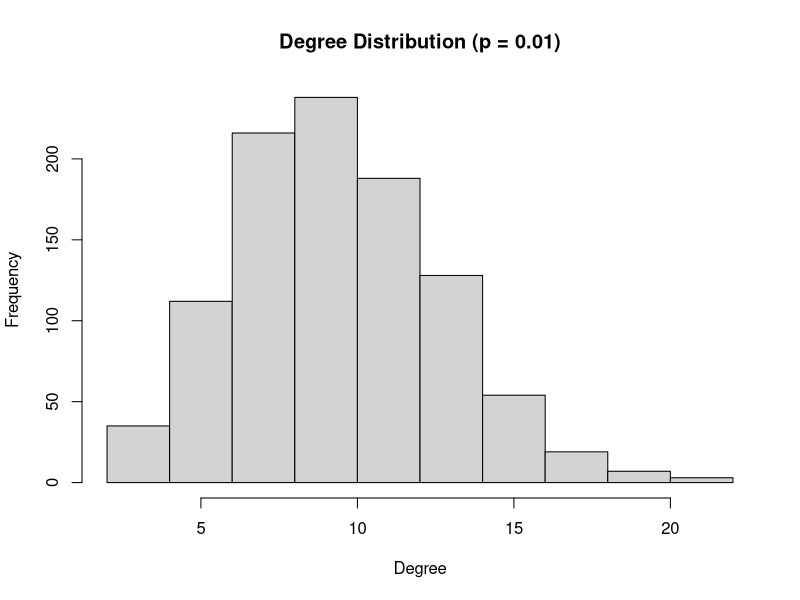
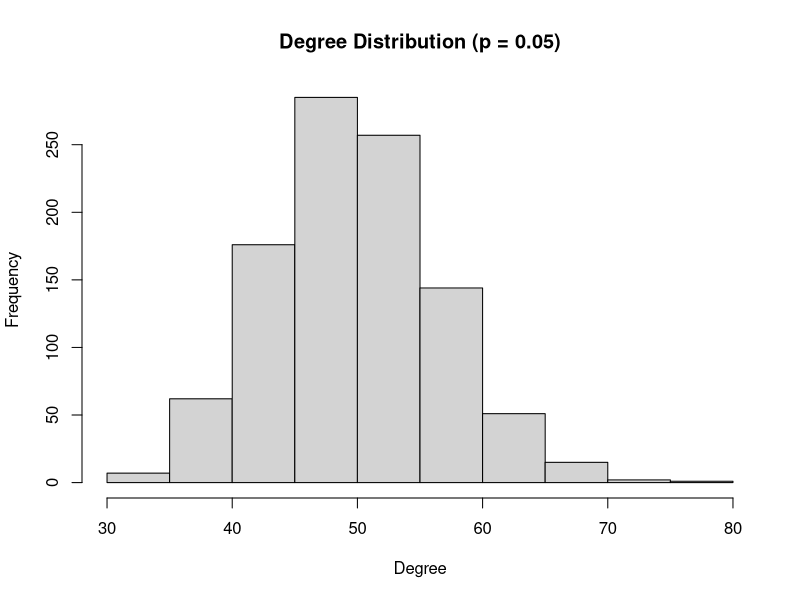
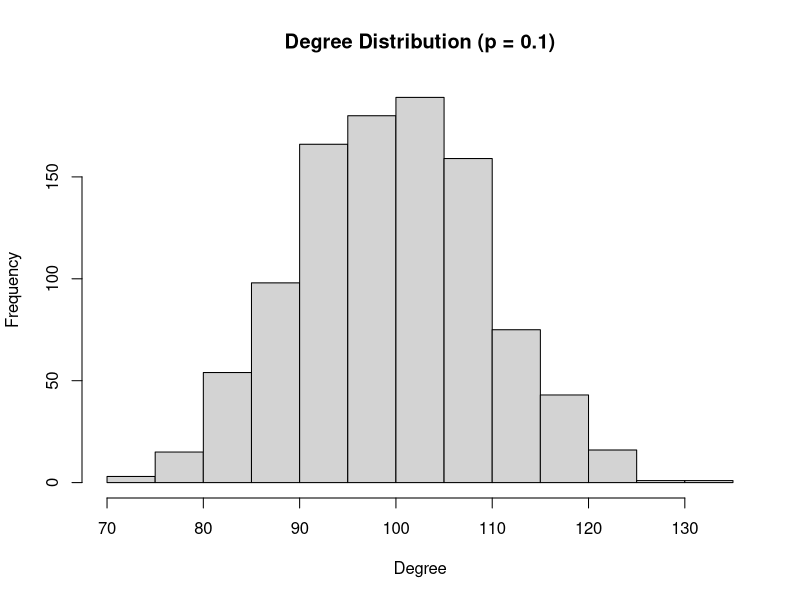

Recreate these plots in R, in order.
rm(list=ls())

library(igraph)

# 
p1 <- 0.01
p2 <- 0.05
p3 <- 0.1

# Number of Nodes
NumNodes <- 1000

# Generate graphs for three different probabilities
g1 <- sample_gnp(NumNodes,p1)
g2 <- sample_gnp(NumNodes,p2)
g3 <- sample_gnp(NumNodes,p3)

# Generate Degree Distribution Histograms
hist(degree(g1),main="Degree Distribution (p = 0.01)",xlab="Degree",ylabe="Frequency")
hist(degree(g2),main="Degree Distribution (p = 0.05)",xlab="Degree",ylabe="Frequency")
hist(degree(g3),main="Degree Distribution (p = 0.1)",xlab="Degree",ylabe="Frequency")

# Output connected information and diameter for all three graphs
is.connected(g1)
diameter(g1,directed=FALSE,unconnected=TRUE)

is.connected(g2)
diameter(g2,directed=FALSE,unconnected=TRUE)

is.connected(g3)
diameter(g3,directed=FALSE,unconnected=TRUE)
